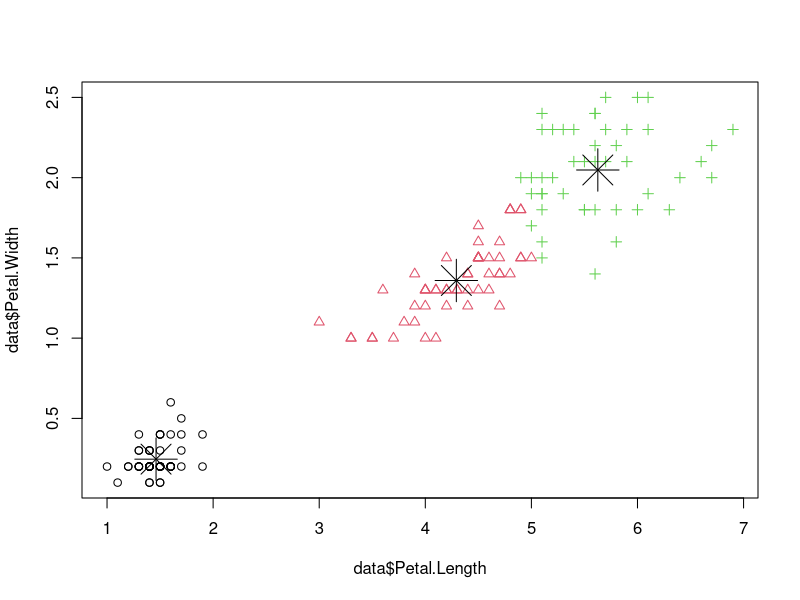

Recreate this plot in R.
# Unsupervised Learning
library(tidyverse)
data(iris)
## Check Data
iris %>%
  count(Species)

## shuffle dataset
set.seed(42)
iris <- iris %>%
  sample_frac(size = 1)

# select feature for train
data <- iris %>%
  select(Petal.Length,Petal.Width)

# Training clustering => K Means
set.seed(42)
km_result <- kmeans(data, centers = 3)

# Plot graph
plot(x = data$Petal.Length,
     y = data$Petal.Width,
     pch = km_result$cluster,
     col = km_result$cluster)
# Plot centriods
points(km_result$centers,
       pch = 8,
       cex = 4)

# Evaluate Model 
# Note: In real life, it's hard to evalaute because we don't have real target data.
table(km_result$cluster, iris$Species)

